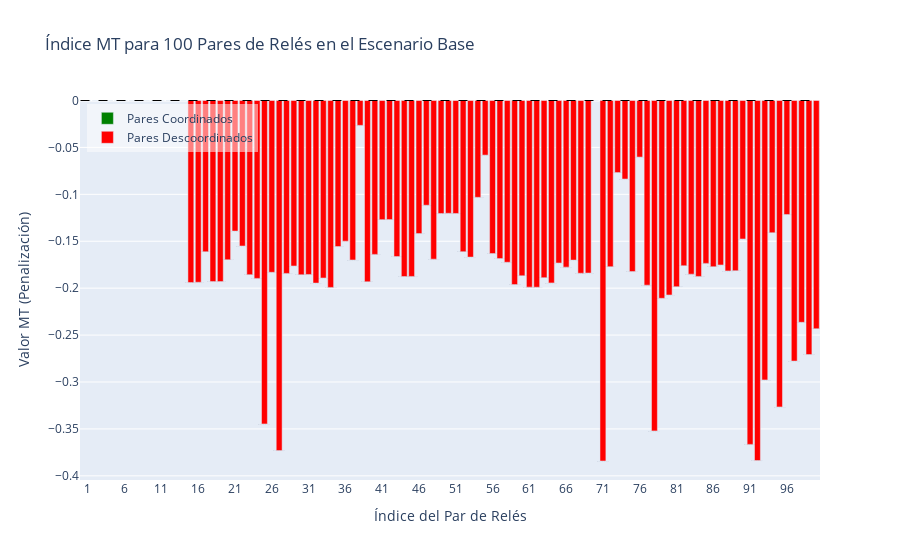
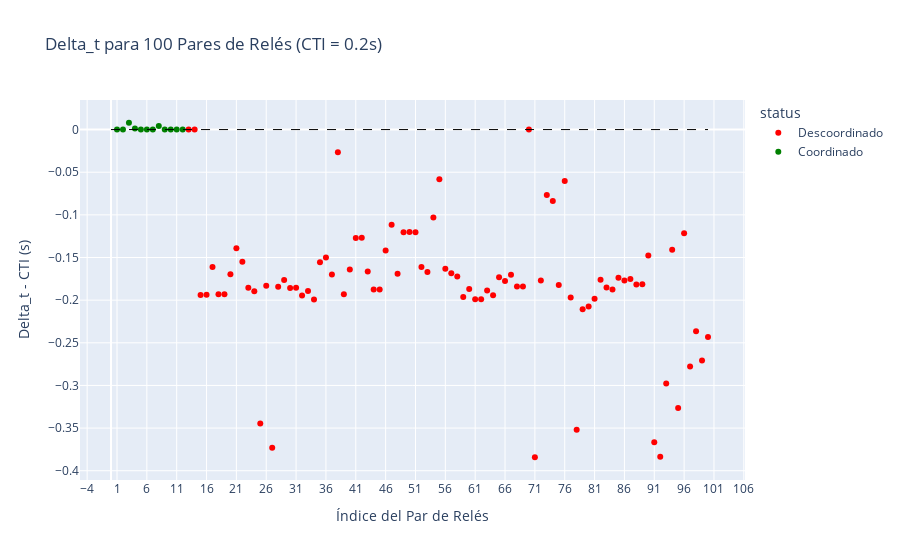
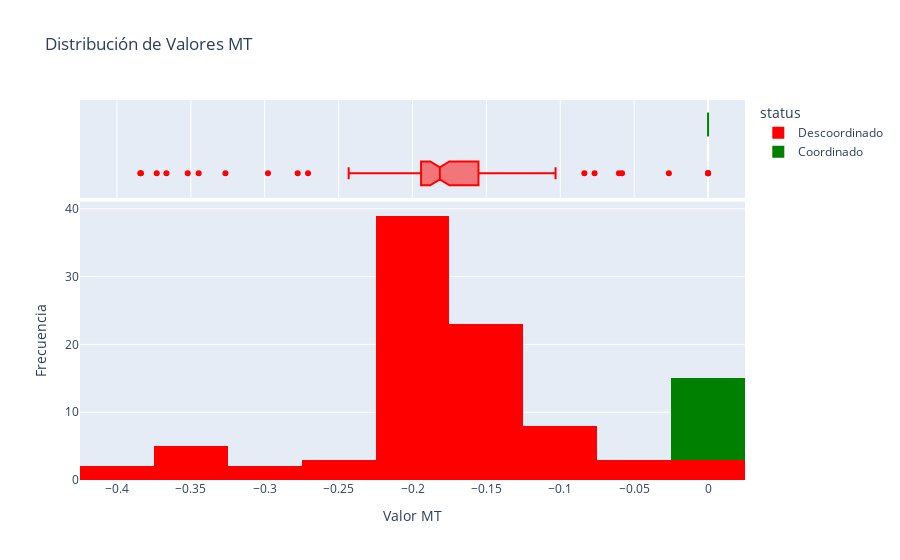

Notebook source saved alongside these figures, in order:
### Code cell
import plotly.graph_objects as go
import plotly.express as px
import pandas as pd
import numpy as np

# Preparar los datos para la gráfica
def prepare_data_for_plot(coordinated_pairs, uncoordinated_pairs):
    # Combinar ambas listas
    all_pairs = coordinated_pairs + uncoordinated_pairs
    
    # Crear un DataFrame para facilitar el manejo de datos
    pairs_data = []
    for idx, pair in enumerate(all_pairs):
        main_relay_name = pair.get('main_relay', {}).get('RelayID', f"Main_{idx}")
        backup_relay_name = pair.get('backup_relay', {}).get('RelayID', f"Backup_{idx}")
        pair_name = f"{main_relay_name}-{backup_relay_name}"
        
        pairs_data.append({
            'index': idx + 1,  # Para enumerar los pares
            'pair_name': pair_name,
            'main_relay': main_relay_name,
            'backup_relay': backup_relay_name,
            'mt': pair.get('mt', 0),
            'delta_t': pair.get('delta_t', 0),
            'status': 'Coordinado' if pair.get('delta_t', 0) >= 0 else 'Descoordinado',
            'line': pair.get('line', 'N/A'),
            'fault': pair.get('fault', 'N/A')
        })
    
    return pd.DataFrame(pairs_data)

# Crear la visualización
def plot_mt_values(df):
    # Ordenar por valor de MT (de peor a mejor)
    df_sorted = df.sort_values(by='mt')
    
    # Crear un gráfico de barras para MT
    fig = go.Figure()
    
    # Añadir barras para pares coordinados (en verde)
    coordinated_df = df_sorted[df_sorted['status'] == 'Coordinado']
    fig.add_trace(go.Bar(
        x=coordinated_df['index'],
        y=coordinated_df['mt'],
        name='Pares Coordinados',
        marker_color='green',
        text=coordinated_df['pair_name'],
        hovertemplate='<b>%{text}</b><br>MT: %{y:.5f}<br>Índice: %{x}<extra></extra>'
    ))
    
    # Añadir barras para pares descoordinados (en rojo)
    uncoordinated_df = df_sorted[df_sorted['status'] == 'Descoordinado']
    fig.add_trace(go.Bar(
        x=uncoordinated_df['index'],
        y=uncoordinated_df['mt'],
        name='Pares Descoordinados',
        marker_color='red',
        text=uncoordinated_df['pair_name'],
        hovertemplate='<b>%{text}</b><br>MT: %{y:.5f}<br>Índice: %{x}<extra></extra>'
    ))
    
    # Añadir una línea horizontal en y=0
    fig.add_shape(
        type='line',
        x0=0,
        y0=0,
        x1=len(df),
        y1=0,
        line=dict(color='black', width=1, dash='dash')
    )
    
    # Personalizar la apariencia
    fig.update_layout(
        title=f'Índice MT para {len(df)} Pares de Relés en el Escenario Base',
        xaxis_title='Índice del Par de Relés',
        yaxis_title='Valor MT (Penalización)',
        barmode='group',
        xaxis=dict(
            tickmode='linear',
            tick0=1,
            dtick=5,
        ),
        legend=dict(
            x=0.01,
            y=0.99,
            bgcolor='rgba(255, 255, 255, 0.5)',
            bordercolor='rgba(0, 0, 0, 0.5)'
        )
    )
    
    # Mostrar el gráfico
    fig.show()

    # También crear una gráfica de delta_t para ver la diferencia de tiempos
    fig_delta = px.scatter(
        df_sorted,
        x='index',
        y='delta_t',
        color='status',
        color_discrete_map={'Coordinado': 'green', 'Descoordinado': 'red'},
        hover_data=['pair_name', 'delta_t', 'mt'],
        title=f'Delta_t para {len(df)} Pares de Relés (CTI = {CTI}s)'
    )
    
    # Añadir línea de CTI
    fig_delta.add_shape(
        type='line',
        x0=0,
        y0=0,
        x1=len(df),
        y1=0,
        line=dict(color='black', width=1, dash='dash')
    )
    
    fig_delta.update_layout(
        xaxis_title='Índice del Par de Relés',
        yaxis_title='Delta_t - CTI (s)',
        xaxis=dict(
            tickmode='linear',
            tick0=1,
            dtick=5,
        )
    )
    
    fig_delta.show()
    
    # Gráfico de distribución de valores MT
    fig_hist = px.histogram(
        df_sorted, 
        x='mt',
        color='status',
        color_discrete_map={'Coordinado': 'green', 'Descoordinado': 'red'},
        marginal='box',
        title="Distribución de Valores MT"
    )
    fig_hist.update_layout(
        xaxis_title='Valor MT',
        yaxis_title='Frecuencia',
    )
    fig_hist.show()

# Ejecutar la visualización
try:
    # Preparar los datos
    df = prepare_data_for_plot(coordinated_pairs, uncoordinated_pairs)
    
    # Generar las gráficas
    plot_mt_values(df)
    
    # Mostrar un resumen estadístico
    print("\n--- Resumen Estadístico de MT ---")
    print(f"Mínimo: {df['mt'].min():.5f}")
    print(f"Máximo: {df['mt'].min():.5f}")
    print(f"Promedio: {df['mt'].mean():.5f}")
    print(f"Mediana: {df['mt'].median():.5f}")
    
    # Identificar los 5 pares con peor descoordinación (MT más negativo)
    if len(df[df['status'] == 'Descoordinado']) > 0:
        print("\n--- 5 Pares con Mayor Descoordinación ---")
        worst_pairs = df.sort_values(by='mt').head(5)
        for idx, row in worst_pairs.iterrows():
            print(f"Par: {row['pair_name']}, Línea: {row['line']}, Falla: {row['fault']}, MT: {row['mt']:.5f}, Delta_t: {row['delta_t']:.5f}")
    
except Exception as e:
    print(f"Error al crear las gráficas: {e}")

### Figure 1 — Plotly figure (JSON) as saved in the notebook; plotly's stock layout.template omitted (floating-point values rounded to 4 significant figures)
{"data": [{"hovertemplate": "<b>%{text}</b><br>MT: %{y:.5f}<br>Índice: %{x}<extra></extra>", "marker": {"color": "green"}, "name": "Pares Coordinados", "text": ["Main_1-Backup_1", "Main_2-Backup_2", "Main_3-Backup_3", "Main_4-Backup_4", "Main_5-Backup_5", "Main_10-Backup_10", "Main_7-Backup_7", "Main_8-Backup_8", "Main_9-Backup_9", "Main_11-Backup_11", "Main_6-Backup_6", "Main_0-Backup_0"], "type": "bar", "x": [2, 3, 4, 5, 6, 11, 8, 9, 10, 12, 7, 1], "y": [0, 0, 0, 0, 0, 0, 0, 0, 0, 0, 0, 0]}, {"hovertemplate": "<b>%{text}</b><br>MT: %{y:.5f}<br>Índice: %{x}<extra></extra>", "marker": {"color": "red"}, "name": "Pares Descoordinados", "text": ["Main_70-Backup_70", "Main_91-Backup_91", "Main_26-Backup_26", "Main_90-Backup_90", "Main_77-Backup_77", "Main_24-Backup_24", "Main_94-Backup_94", "Main_92-Backup_92", "Main_96-Backup_96", "Main_98-Backup_98", "Main_99-Backup_99", "Main_97-Backup_97", "Main_78-Backup_78", "Main_79-Backup_79", "Main_33-Backup_33", "Main_61-Backup_61", "Main_60-Backup_60", "Main_80-Backup_80", "Main_76-Backup_76", "Main_58-Backup_58", "Main_31-Backup_31", "Main_63-Backup_63", "Main_14-Backup_14", "Main_15-Backup_15", "Main_38-Backup_38", "Main_18-Backup_18", "Main_17-Backup_17", "Main_23-Backup_23", "Main_32-Backup_32", "Main_62-Backup_62", "Main_43-Backup_43", "Main_83-Backup_83", "Main_44-Backup_44", "Main_59-Backup_59", "Main_29-Backup_29", "Main_22-Backup_22", "Main_30-Backup_30", "Main_82-Backup_82", "Main_27-Backup_27", "Main_67-Backup_67", "Main_68-Backup_68", "Main_25-Backup_25", "Main_74-Backup_74", "Main_87-Backup_87", "Main_88-Backup_88", "Main_65-Backup_65", "Main_85-Backup_85", "Main_71-Backup_71", "Main_28-Backup_28", "Main_81-Backup_81", "Main_86-Backup_86", "Main_84-Backup_84", "Main_64-Backup_64", "Main_57-Backup_57", "Main_66-Backup_66", "Main_36-Backup_36", "Main_19-Backup_19", "Main_47-Backup_47", "Main_56-Backup_56", "Main_52-Backup_52", "Main_42-Backup_42", "Main_39-Backup_39", "Main_55-Backup_55", "Main_16-Backup_16", "Main_51-Backup_51", "Main_34-Backup_34", "Main_21-Backup_21", "Main_35-Backup_35", "Main_89-Backup_89", "Main_45-Backup_45", "Main_93-Backup_93", "Main_20-Backup_20", "Main_40-Backup_40", "Main_41-Backup_41", "Main_95-Backup_95", "Main_50-Backup_50", "Main_48-Backup_48", "Main_49-Backup_49", "Main_46-Backup_46", "Main_53-Backup_53", "Main_73-Backup_73", "Main_72-Backup_72", "Main_75-Backup_75", "Main_54-Backup_54", "Main_37-Backup_37", "Main_69-Backup_69", "Main_13-Backup_13", "Main_12-Backup_12"], "type": "bar", "x": [71, 92, 27, 91, 78, 25, 95, 93, 97, 99, 100, 98, 79, 80, 34, 62, 61, 81, 77, 59, 32, 64, 15, 16, 39, 19, 18, 24, 33, 63, 44, 84, 45, 60, 30, 23, 31, 83, 28, 68, 69, 26, 75, 88, 89, 66, 86, 72, 29, 82, 87, 85, 65, 58, 67, 37, 20, 48, 57, 53, 43, 40, 56, 17, 52, 35, 22, 36, 90, 46, 94, 21, 41, 42, 96, 51, 49, 50, 47, 54, 74, 73, 76, 55, 38, 70, 14, 13], "y": [-0.3842, -0.3837, -0.3731, -0.3665, -0.3521, -0.3447, -0.3266, -0.2978, -0.2777, -0.2707, -0.2432, -0.2364, -0.2108, -0.2073, -0.1992, -0.199, -0.1989, -0.1984, -0.1968, -0.1962, -0.1946, -0.1944, -0.194, -0.1937, -0.1932, -0.193, -0.193, -0.1896, -0.1892, -0.1888, -0.1876, -0.1875, -0.1875, -0.1868, -0.1857, -0.1856, -0.1854, -0.1851, -0.1843, -0.1841, -0.1839, -0.1831, -0.1823, -0.1816, -0.1814, -0.1776, -0.1771, -0.1771, -0.1764, -0.1761, -0.1753, -0.1736, -0.1732, -0.1724, -0.1701, -0.17, -0.1697, -0.1691, -0.1685, -0.1669, -0.1663, -0.164, -0.1631, -0.1612, -0.1611, -0.1556, -0.1551, -0.1499, -0.1476, -0.1418, -0.1409, -0.1392, -0.127, -0.1269, -0.1215, -0.1204, -0.1204, -0.1202, -0.1116, -0.1032, -0.0837, -0.0768, -0.0603, -0.0582, -0.0265, -2.776e-17, -2.776e-17, -2.776e-17]}], "layout": {"barmode": "group", "legend": {"bgcolor": "rgba(255, 255, 255, 0.5)", "bordercolor": "rgba(0, 0, 0, 0.5)", "x": 0.01, "y": 0.99}, "shapes": [{"line": {"color": "black", "dash": "dash", "width": 1}, "type": "line", "x0": 0, "x1": 100, "y0": 0, "y1": 0}], "title": {"text": "Índice MT para 100 Pares de Relés en el Escenario Base"}, "xaxis": {"dtick": 5, "tick0": 1, "tickmode": "linear", "title": {"text": "Índice del Par de Relés"}}, "yaxis": {"title": {"text": "Valor MT (Penalización)"}}}}

### Figure 2 — Plotly figure (JSON) as saved in the notebook; plotly's stock layout.template omitted (floating-point values rounded to 4 significant figures; data arrays with more than 128 entries replaced by an {"elided": "..."} marker saying what was removed)
{"data": [{"customdata": {"elided": "88x2 mixed values"}, "hovertemplate": "status=Descoordinado<br>index=%{x}<br>delta_t=%{y}<br>pair_name=%{customdata[0]}<br>mt=%{customdata[1]}<extra></extra>", "legendgroup": "Descoordinado", "marker": {"color": "red", "symbol": "circle"}, "mode": "markers", "name": "Descoordinado", "orientation": "v", "showlegend": true, "type": "scatter", "x": [71, 92, 27, 91, 78, 25, 95, 93, 97, 99, 100, 98, 79, 80, 34, 62, 61, 81, 77, 59, 32, 64, 15, 16, 39, 19, 18, 24, 33, 63, 44, 84, 45, 60, 30, 23, 31, 83, 28, 68, 69, 26, 75, 88, 89, 66, 86, 72, 29, 82, 87, 85, 65, 58, 67, 37, 20, 48, 57, 53, 43, 40, 56, 17, 52, 35, 22, 36, 90, 46, 94, 21, 41, 42, 96, 51, 49, 50, 47, 54, 74, 73, 76, 55, 38, 70, 14, 13], "xaxis": "x", "y": [-0.3842, -0.3837, -0.3731, -0.3665, -0.3521, -0.3447, -0.3266, -0.2978, -0.2777, -0.2707, -0.2432, -0.2364, -0.2108, -0.2073, -0.1992, -0.199, -0.1989, -0.1984, -0.1968, -0.1962, -0.1946, -0.1944, -0.194, -0.1937, -0.1932, -0.193, -0.193, -0.1896, -0.1892, -0.1888, -0.1876, -0.1875, -0.1875, -0.1868, -0.1857, -0.1856, -0.1854, -0.1851, -0.1843, -0.1841, -0.1839, -0.1831, -0.1823, -0.1816, -0.1814, -0.1776, -0.1771, -0.1771, -0.1764, -0.1761, -0.1753, -0.1736, -0.1732, -0.1724, -0.1701, -0.17, -0.1697, -0.1691, -0.1685, -0.1669, -0.1663, -0.164, -0.1631, -0.1612, -0.1611, -0.1556, -0.1551, -0.1499, -0.1476, -0.1418, -0.1409, -0.1392, -0.127, -0.1269, -0.1215, -0.1204, -0.1204, -0.1202, -0.1116, -0.1032, -0.0837, -0.0768, -0.0603, -0.0582, -0.0265, -2.776e-17, -2.776e-17, -2.776e-17], "yaxis": "y"}, {"customdata": [["Main_1-Backup_1", 0], ["Main_2-Backup_2", 0], ["Main_3-Backup_3", 0], ["Main_4-Backup_4", 0], ["Main_5-Backup_5", 0], ["Main_10-Backup_10", 0], ["Main_7-Backup_7", 0], ["Main_8-Backup_8", 0], ["Main_9-Backup_9", 0], ["Main_11-Backup_11", 0], ["Main_6-Backup_6", 0], ["Main_0-Backup_0", 0]], "hovertemplate": "status=Coordinado<br>index=%{x}<br>delta_t=%{y}<br>pair_name=%{customdata[0]}<br>mt=%{customdata[1]}<extra></extra>", "legendgroup": "Coordinado", "marker": {"color": "green", "symbol": "circle"}, "mode": "markers", "name": "Coordinado", "orientation": "v", "showlegend": true, "type": "scatter", "x": [2, 3, 4, 5, 6, 11, 8, 9, 10, 12, 7, 1], "xaxis": "x", "y": [0, 0.008, 0.0013, 0, 0, 0, 0.0042, 0, 0, 0, 0, 0], "yaxis": "y"}], "layout": {"legend": {"title": {"text": "status"}, "tracegroupgap": 0}, "shapes": [{"line": {"color": "black", "dash": "dash", "width": 1}, "type": "line", "x0": 0, "x1": 100, "y0": 0, "y1": 0}], "title": {"text": "Delta_t para 100 Pares de Relés (CTI = 0.2s)"}, "xaxis": {"anchor": "y", "domain": [0, 1], "dtick": 5, "tick0": 1, "tickmode": "linear", "title": {"text": "Índice del Par de Relés"}}, "yaxis": {"anchor": "x", "domain": [0, 1], "title": {"text": "Delta_t - CTI (s)"}}}}

### Figure 3 — Plotly figure (JSON) as saved in the notebook; plotly's stock layout.template omitted (floating-point values rounded to 4 significant figures)
{"data": [{"alignmentgroup": "True", "bingroup": "x", "hovertemplate": "status=Descoordinado<br>mt=%{x}<br>count=%{y}<extra></extra>", "legendgroup": "Descoordinado", "marker": {"color": "red", "pattern": {"shape": ""}}, "name": "Descoordinado", "offsetgroup": "Descoordinado", "orientation": "v", "showlegend": true, "type": "histogram", "x": [-0.3842, -0.3837, -0.3731, -0.3665, -0.3521, -0.3447, -0.3266, -0.2978, -0.2777, -0.2707, -0.2432, -0.2364, -0.2108, -0.2073, -0.1992, -0.199, -0.1989, -0.1984, -0.1968, -0.1962, -0.1946, -0.1944, -0.194, -0.1937, -0.1932, -0.193, -0.193, -0.1896, -0.1892, -0.1888, -0.1876, -0.1875, -0.1875, -0.1868, -0.1857, -0.1856, -0.1854, -0.1851, -0.1843, -0.1841, -0.1839, -0.1831, -0.1823, -0.1816, -0.1814, -0.1776, -0.1771, -0.1771, -0.1764, -0.1761, -0.1753, -0.1736, -0.1732, -0.1724, -0.1701, -0.17, -0.1697, -0.1691, -0.1685, -0.1669, -0.1663, -0.164, -0.1631, -0.1612, -0.1611, -0.1556, -0.1551, -0.1499, -0.1476, -0.1418, -0.1409, -0.1392, -0.127, -0.1269, -0.1215, -0.1204, -0.1204, -0.1202, -0.1116, -0.1032, -0.0837, -0.0768, -0.0603, -0.0582, -0.0265, -2.776e-17, -2.776e-17, -2.776e-17], "xaxis": "x", "yaxis": "y"}, {"alignmentgroup": "True", "hovertemplate": "status=Descoordinado<br>mt=%{x}<extra></extra>", "legendgroup": "Descoordinado", "marker": {"color": "red"}, "name": "Descoordinado", "notched": true, "offsetgroup": "Descoordinado", "showlegend": false, "type": "box", "x": [-0.3842, -0.3837, -0.3731, -0.3665, -0.3521, -0.3447, -0.3266, -0.2978, -0.2777, -0.2707, -0.2432, -0.2364, -0.2108, -0.2073, -0.1992, -0.199, -0.1989, -0.1984, -0.1968, -0.1962, -0.1946, -0.1944, -0.194, -0.1937, -0.1932, -0.193, -0.193, -0.1896, -0.1892, -0.1888, -0.1876, -0.1875, -0.1875, -0.1868, -0.1857, -0.1856, -0.1854, -0.1851, -0.1843, -0.1841, -0.1839, -0.1831, -0.1823, -0.1816, -0.1814, -0.1776, -0.1771, -0.1771, -0.1764, -0.1761, -0.1753, -0.1736, -0.1732, -0.1724, -0.1701, -0.17, -0.1697, -0.1691, -0.1685, -0.1669, -0.1663, -0.164, -0.1631, -0.1612, -0.1611, -0.1556, -0.1551, -0.1499, -0.1476, -0.1418, -0.1409, -0.1392, -0.127, -0.1269, -0.1215, -0.1204, -0.1204, -0.1202, -0.1116, -0.1032, -0.0837, -0.0768, -0.0603, -0.0582, -0.0265, -2.776e-17, -2.776e-17, -2.776e-17], "xaxis": "x2", "yaxis": "y2"}, {"alignmentgroup": "True", "bingroup": "x", "hovertemplate": "status=Coordinado<br>mt=%{x}<br>count=%{y}<extra></extra>", "legendgroup": "Coordinado", "marker": {"color": "green", "pattern": {"shape": ""}}, "name": "Coordinado", "offsetgroup": "Coordinado", "orientation": "v", "showlegend": true, "type": "histogram", "x": [0, 0, 0, 0, 0, 0, 0, 0, 0, 0, 0, 0], "xaxis": "x", "yaxis": "y"}, {"alignmentgroup": "True", "hovertemplate": "status=Coordinado<br>mt=%{x}<extra></extra>", "legendgroup": "Coordinado", "marker": {"color": "green"}, "name": "Coordinado", "notched": true, "offsetgroup": "Coordinado", "showlegend": false, "type": "box", "x": [0, 0, 0, 0, 0, 0, 0, 0, 0, 0, 0, 0], "xaxis": "x2", "yaxis": "y2"}], "layout": {"barmode": "relative", "legend": {"title": {"text": "status"}, "tracegroupgap": 0}, "title": {"text": "Distribución de Valores MT"}, "xaxis": {"anchor": "y", "domain": [0, 1], "title": {"text": "Valor MT"}}, "xaxis2": {"anchor": "y2", "domain": [0, 1], "matches": "x", "showgrid": true, "showticklabels": false}, "yaxis": {"anchor": "x", "domain": [0, 0.7326], "title": {"text": "Frecuencia"}}, "yaxis2": {"anchor": "x2", "domain": [0.7426, 1], "matches": "y2", "showgrid": false, "showline": false, "showticklabels": false, "ticks": ""}}}
